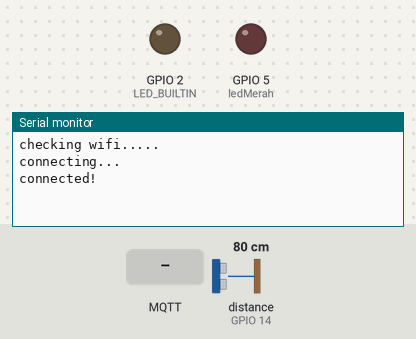
Simulated run of this sketch. Board: ESP8266 (NodeMCU). On the bench: output pins drawn as LEDs (lit = HIGH, except the on-board LED, lit = LOW), the last lines printed to the serial monitor. Wiring (inferred from the names in the program): ultrasonic range finder: trigger GPIO 12; echo GPIO 14. The inputs (shaded band) are chosen by the test bench; at power-on: distance to the obstacle (sensor on GPIO 14) 80 cm. The echo pulse lasts 58.3 µs per cm; WiFi joins after 1.5 s; servers stay silent unless stated; no MQTT or app messages arrive unless stated; pins used as bus, display or sensor lines are not drawn.

Above: at 3.2 s.
3.3 s: MQTT message "button" arrives on the first subscribed topic
At 4.1 s:
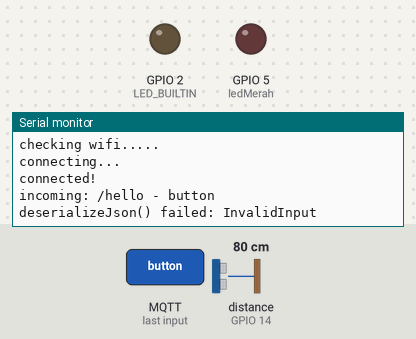
4.8 s: MQTT message "esp8266" arrives on the first subscribed topic
At 5.3 s:
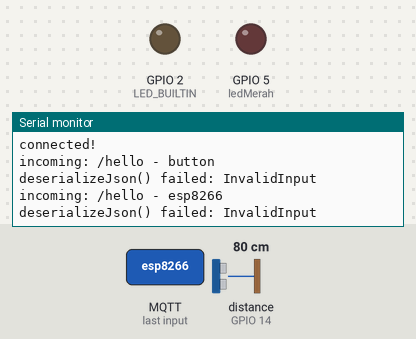
6.3 s: MQTT message "buildInLED" arrives on the first subscribed topic
At 7.7 s:
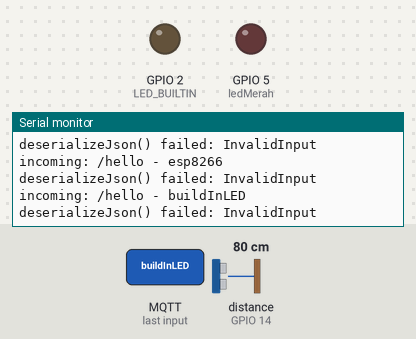

Measured:
- after the input at 3.3 s, the serial monitor: prints a new line at once (image 1)
- after the input at 4.8 s, the serial monitor: prints a new line at once (image 2)
- after the input at 6.3 s, the serial monitor: prints a new line at once (image 3)

The sketch:

mqttOri.ino
```cpp
#include <ArduinoJson.h>
#include <MQTT.h>
#include <ESP8266WiFi.h>
//#include <Arduino_JSON.h>

#define BROKER_IP    "iotv2-7e62b2d2e0398d67.elb.us-east-1.amazonaws.com"
#define DEV_NAME     "esp82661.1"
#define MQTT_USER    "user1"
#define MQTT_PW      "inipassuser1"
#define SOUND_VELOCITY 0.034
#define CM_TO_INCH 0.393701

const char ssid[] = "Gudang";
const char pass[] = "gudanganenak";
String subTopic[] = {"/hello", "button"};
String pubTopic = "sensor";

const int trigPin = 12;
const int echoPin = 14;
const int ledMerah = 5;
long duration;
int distanceCm;
int distanceInch;

WiFiClient net;
MQTTClient client;

//unsigned long lastMillis = 0;
unsigned long sampling = 0;

void connect() {
  Serial.print("checking wifi...");
  while (WiFi.status() != WL_CONNECTED) {
    Serial.print(".");
    delay(1000);
  }
  Serial.print("\nconnecting...");
  while (!client.connect(DEV_NAME, MQTT_USER, MQTT_PW)) {
    Serial.print(".");
    delay(1000);
  }
  Serial.println("\nconnected!");

  for (int i = 0; i < sizeof subTopic / sizeof subTopic[0]; i++) {
    String topic = subTopic[i];
    client.subscribe(topic);
  }
}

void messageReceived(String &topic, String &payload) {
  Serial.println("incoming: " + topic + " - " + payload);
  StaticJsonDocument<100> doc;
  DeserializationError error = deserializeJson(doc, payload);

  if (error) {
    Serial.print(F("deserializeJson() failed: "));
    Serial.println(error.f_str());
    return;
  }

  const char* name = doc["name"];
  const char* hw = doc["hw"];
  int state = doc["state"];

  if (topic == "button") {
    if (String(name) == "esp8266" && String(hw) == "buildInLED") {
      (state == 1) ? digitalWrite(LED_BUILTIN, LOW) : digitalWrite(LED_BUILTIN, HIGH);
    }
    if (String(name) == "esp8266" && String(hw) == "ledMerah") {
      (state == 1) ? digitalWrite(ledMerah, HIGH) : digitalWrite(ledMerah, LOW);
    }
  }
}

void setup() {
  Serial.begin(115200);
  WiFi.begin(ssid, pass);
  pinMode(trigPin, OUTPUT); // Sets the trigPin as an Output
  pinMode(echoPin, INPUT); // Sets the echoPin as an Input
  pinMode(LED_BUILTIN, OUTPUT);
  pinMode(ledMerah, OUTPUT);
  digitalWrite(LED_BUILTIN, HIGH);
  client.begin(BROKER_IP, 1883, net);
  client.onMessage(messageReceived);
  connect();
}

void loop() {
  if (!client.connected()) {
    connect();
  }

  if (millis() - sampling > 5000) {
    StaticJsonDocument<256> doc;
    doc["device"] = "esp8266";
    doc["sensor"] = "ultrasonic";

    digitalWrite(trigPin, LOW);
    delayMicroseconds(2);

    digitalWrite(trigPin, HIGH);
    delayMicroseconds(10);
    digitalWrite(trigPin, LOW);

    duration = pulseIn(echoPin, HIGH);
    distanceCm = duration * SOUND_VELOCITY / 2;
    distanceInch = distanceCm * CM_TO_INCH;

    JsonArray data = doc.createNestedArray("data");
    data.add(distanceCm);
    data.add(distanceInch);

    char out[128];
    int b = serializeJson(doc, out);
    if (!client.publish(pubTopic, out)) {
      Serial.println("Error publishing");
    }
    //    Serial.print("Uploaded total ");
    //    Serial.print(b, DEC);
    //    Serial.println(" bytes");

    sampling = millis();
  }

  client.loop();
}
```
